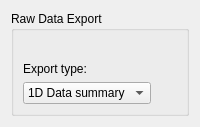
      <widget class="QWidget" name="sim_conf_stack_page_DataExport">
       <layout class="QGridLayout" name="gridLayout_12">
        <item row="0" column="0">
         <widget class="QGroupBox" name="groupBox_5">
          <property name="title">
           <string>Raw Data Export</string>
          </property>
          <layout class="QFormLayout" name="formLayout_12">
           <item row="1" column="0">
            <widget class="QLabel" name="label_66">
             <property name="text">
              <string>Export type:</string>
             </property>
            </widget>
           </item>
           <item row="2" column="0">
            <widget class="QComboBox" name="comboBox_4">
             <item>
              <property name="text">
               <string>1D Data summary</string>
              </property>
             </item>
             <item>
              <property name="text">
               <string>2D Vmem</string>
              </property>
             </item>
            </widget>
           </item>
           <item row="0" column="0">
            <spacer name="verticalSpacer_31">
             <property name="orientation">
              <enum>Qt::Vertical</enum>
             </property>
             <property name="sizeType">
              <enum>QSizePolicy::Fixed</enum>
             </property>
             <property name="sizeHint" stdset="0">
              <size>
               <width>20</width>
               <height>16</height>
              </size>
             </property>
            </spacer>
           </item>
          </layout>
         </widget>
        </item>
       </layout>
      </widget>
